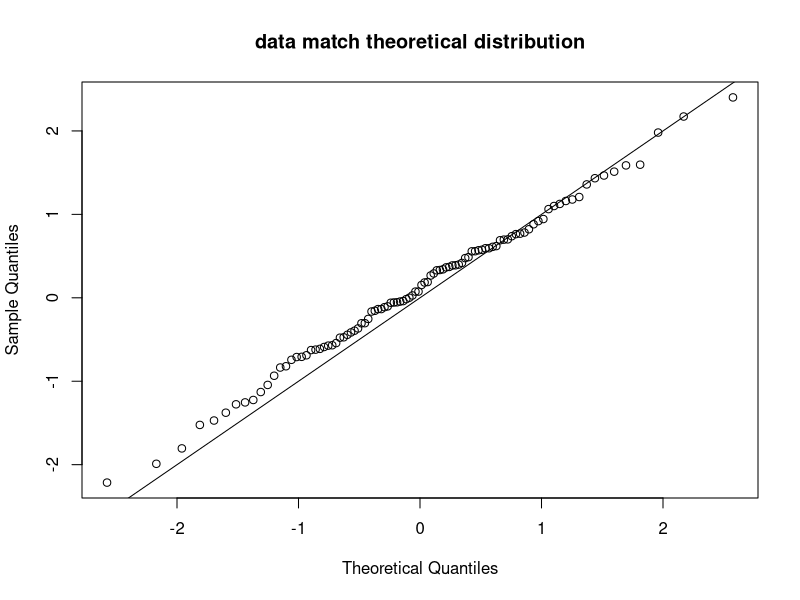
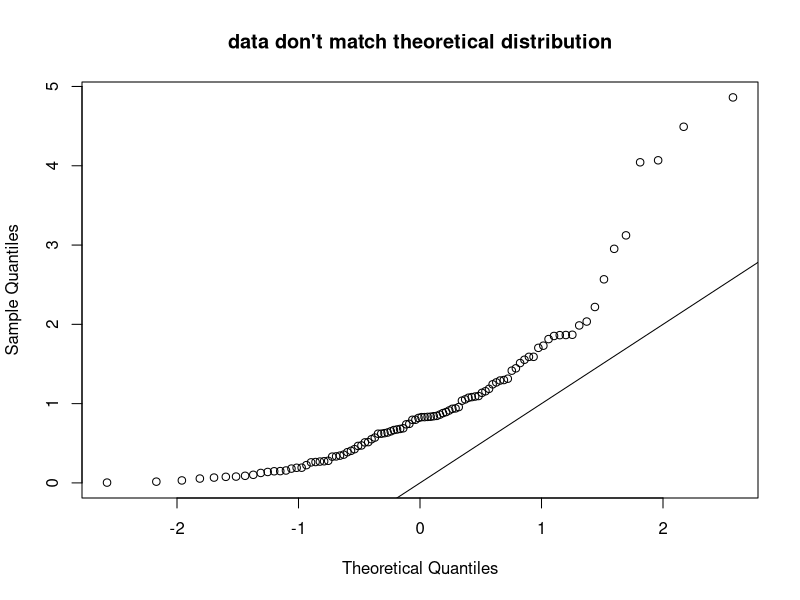
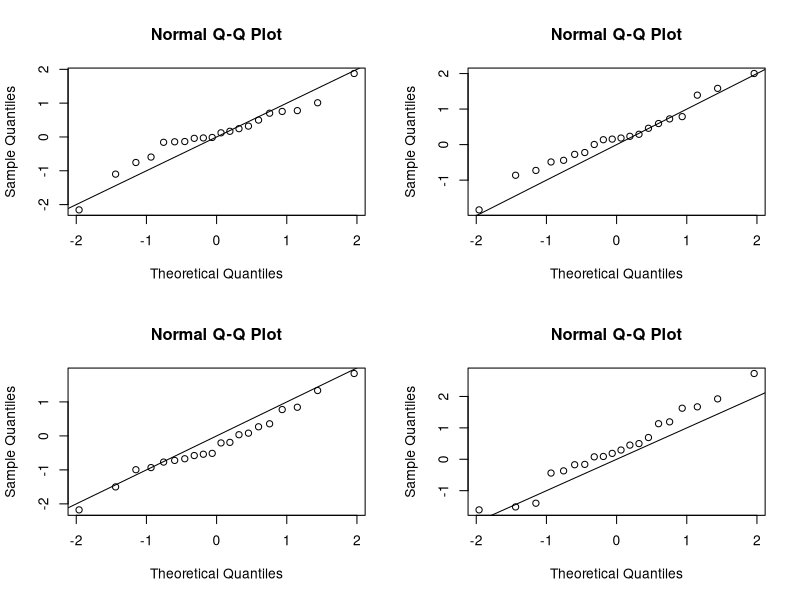
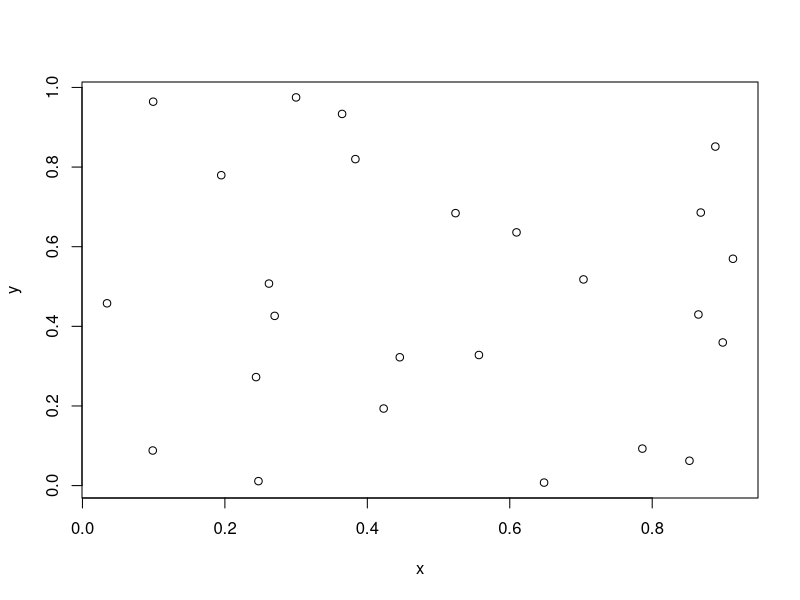
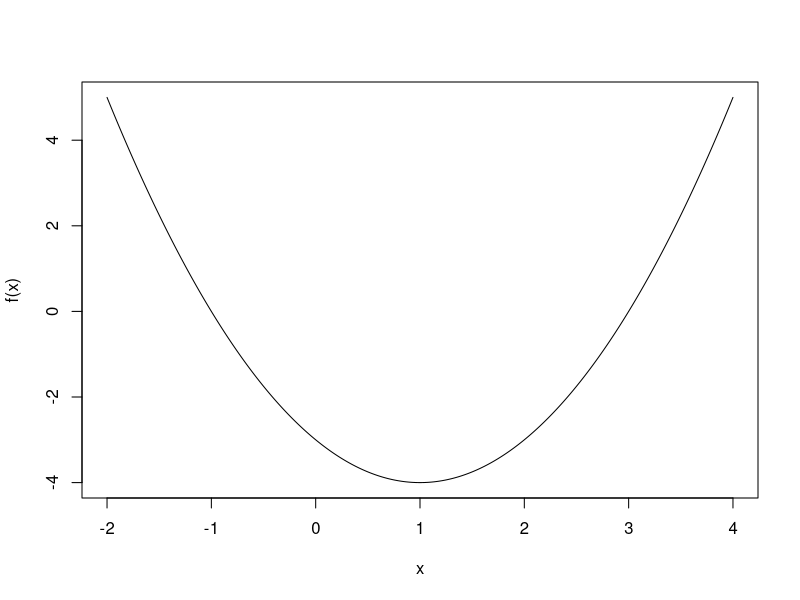

Write the R code that produced these figures, in order. (Note: this script raises an error after producing the figures.)
## ---- chunk 1
#| include: false
# automatically create a bib database for R packages
knitr::write_bib(c(
  .packages(),
  'microbenchmark',
  'pbapply',
  'parallel',
  'future',
  'future.apply'
), 'packages_control_iteration_apply.bib')
## ---- chunk 2
if(!require(microbenchmark, quietly = TRUE)) {
  install.packages("microbenchmark",
                   repos = "https://cran.rstudio.com/")
}
## ---- chunk 3
if(!require(pbapply, quietly = TRUE)) {
  install.packages("pbapply",
                   repos = "https://cran.rstudio.com/")
}
## ---- chunk 4
if(!require(future.apply, quietly = TRUE)) {
  install.packages("future.apply",
                   repos = "https://cran.rstudio.com/")
}
## ---- chunk 5
year <- 1950
## ---- chunk 6
if (year >= 1981 & year <= 1996) {
  generation <- "millennial"
} else if (year >= 1997 & year <= 2012) {
  generation <- "generation z"  
} else if (year >= 2013 & year <= 2025) {
  generation <- "gen alpha"
} else {
  generation <- "other"
}
## ---- chunk 7
generation
## ---- chunk 8
determine_generation <- function(year) {
  if (year >= 1981 & year <= 1996) {
    generation <- "millennial"
  } else if (year >= 1997 & year <= 2012) {
    generation <- "generation z"  
  } else if (year >= 2013 & year <= 2025) {
    generation <- "gen alpha"
  } else {
    generation <- "other"
  }
  return(generation)
}
## ---- chunk 9
determine_generation(1985)
## ---- chunk 10
sound <- function(animal) {
  switch(animal, 
         "dog" = "ruff",
         "cat" = "meow",
         "horse" = "neigh",
         "frog" = "ribbit",
         "cow" = "moo",
         "duck" = "quack",
         "rooster" = "keekarikee",
         "coyote" = "yipp",
         "donkey" = "hee-haw",
         "we don't know what sound this animal makes")
}
## ---- chunk 11
sound("dog")
## ---- chunk 12
sound("duck")
## ---- chunk 13
sound("goose")
## ---- chunk 14
for (i in 1:3) {
  message("The current iterator value is ", i)
}
## ---- chunk 15
for (animal in c("dog", "cat", "coyote")) {
  current_sound <- sound(animal)
  message("The ", animal, " makes the sound ", current_sound, ".")
}
## ---- chunk 16
#| echo: false
#| eval: true
#| output: true
set.seed(1)
qqnorm(rnorm(100), main = "data match theoretical distribution")
abline(0, 1)
## ---- chunk 17
#| echo: false
#| eval: true
#| output: true
set.seed(2)
qqnorm(rexp(100), main = "data don't match theoretical distribution")
abline(0, 1)
## ---- chunk 18
# make example reproducible
set.seed(33)
# create 2x2 plotting grid
par(mfrow = c(2, 2))
# draw normal samples, create q-q plot
for (i in 1:4) {
  # draw 20 values from a N(0, 1) population
  s <- rnorm(20)
  # draw q-q plot for sample using normal distribution
  qqnorm(s)
  # draw reference line
  abline(0, 1)
}
# reset plotting grid to 1x1
par(mfrow = c(1, 1))
## ---- chunk 19
set.seed(1989)
coords <- matrix(runif(50), ncol = 2)
## ---- chunk 20
plot(coords, xlab = "x", ylab = "y")
## ---- chunk 21
nnlist <- vector(mode = "list", length = nrow(coords))
## ---- chunk 22
d <- as.matrix(dist(coords))
## ---- chunk 23
d[3, 17]
## ---- chunk 24
order(c(5, 1, 2, 4))
## ---- chunk 25
order(d[1,])
## ---- chunk 26
od1 <- order(d[1,])
od1[2:4]
## ---- chunk 27
for (i in 1:length(nnlist)) {
  # order the distances associated with the ith location
  odi <- order(d[i, ])
  # extract the 3 nearest neighbors for observation i
  # (not including the location itself)
  nni <- odi[2:4]
  # put the nn of observation i in the ith position of nnlist
  nnlist[[i]] <- nni
}
## ---- chunk 28
nnlist[1:3]
## ---- chunk 29
coords <- cbind(c(1, 4, 2, 5, 3), c(9, 4, 3, 2, 1))
coords
## ---- chunk 30
d <- matrix(nrow = nrow(coords), ncol = nrow(coords))
## ---- chunk 31
# compute distances
for (i in 1:nrow(coords)) {
  for (j in 1:nrow(coords)) {
    d[i, j] <- sqrt((coords[i, 1] - coords[j, 1])^2 + 
                      (coords[i, 2] - coords[j, 2])^2)
  }
}
d # print d
## ---- chunk 32
as.matrix(dist(coords))
## ---- chunk 33
# set iterator
i <- 1
while (i < 4) {
  message("The current iterator value is ", i)
  i <- i + 1
}
## ---- chunk 34
bisect <- function(lower, upper, fun, eps = 0.0001) {
  # make sure our initial lower and upper values produce
  # opposite signs when plugged into fun
  if (fun(lower) * fun(upper) > 0) {
    stop("\nBig yikes!",
         "\nThose starting values are sus.",
         "\nYou need to glow up those values so  that fun(lower) * fun(upper) < 0.")
  }
  # compute m
  m <- (lower + upper)/2
  # determine if we're at (or really close to a root)
  while (abs(fun(m)) > eps) { # if we're not close to a root
    # determine whether a root is below m or above m
    if (fun(m) * fun(lower) < 0) { # if the root is below m
      upper <- m
    } else { # if the root is above m
      lower <- m
    }
    # determine a new candidate for m
    m <- c(lower + upper)/2
  }
  return(m)
}
## ---- chunk 35
f <- function(x) {
  (x - 3) * (x + 1)
}
## ---- chunk 36
xs <- seq(-2, 4, len = 1000)
plot(xs, f(xs), type = "l", xlab = "x", ylab = "f(x)")
## ---- chunk 37
bisect(lower = 2, upper = 5, fun = f)
## ---- chunk 38
bisect(lower = -2, upper = 1, fun = f)
## ---- chunk 39
#| error: true
bisect(lower = -4, upper = 5, fun = f)
## ---- chunk 40
cumsum_loop <- function(x) {
  # create vector of results
  results <- numeric(length(x))
  for (i in 1:length(x)) {
    if (i == 1) {
      results[i] <- x[i]
    } else {
      results[i] <- results[i - 1] + x[i]
    }
  }
  return(results)
}
## ---- chunk 41
cumsum_loop(c(1, 2, 4))
## ---- chunk 42
cumsum(c(1, 2, 4))
## ---- chunk 43
# attach microbenchmark
library(microbenchmark) 
# draw 1000 values from a N(0, 1) distribution
x <- rnorm(1000)
# compute the cumulative sum 100 times using both approaches
cumsum_timings <- microbenchmark(cumsum_loop(x), cumsum(x))
# plot timing results
plot(cumsum_timings)
## ---- chunk 44
#| label: tbl-apply
#| tbl-cap: "A summary of the various `*apply` functions available in R."
#| echo: false
adf <- data.frame(name = c("apply", "lapply", "sapply", "vapply", "tapply", "mapply"), 
                  description = c("Applies a function to the margins of a data frame, matrix, or array.", "Applies a function to each element of a list.", "A version of `lapply` that attempts to simplify the results to a vector, matrix, or array.", "A safer version of `sapply` that returns a pre-specified type of return value.", "Applies a function to a vector or data frame based on the levels of a categorical variable", "A multivariate version of `sapply`."))
knitr::kable(adf)
## ---- chunk 45
mat <- cbind(1:5, 6:10)
mat
## ---- chunk 46
apply(X = mat, MARGIN = 1, FUN = mean)
## ---- chunk 47
apply(mat, 2, mean)
## ---- chunk 48
apply(mat, 2, quantile, prob = 0.8)
## ---- chunk 49
A <- array(1:24, dim = c(3, 2, 4))
A
## ---- chunk 50
apply(A, 1, mean)
## ---- chunk 51
mean(A[1,,])
## ---- chunk 52
apply(A, 3, sum)
## ---- chunk 53
sum(A[,,1])
## ---- chunk 54
apply(A, 1:2, mean)
## ---- chunk 55
mean(A[1, 1, ])
## ---- chunk 56
simple_list <- list(1:10, 11:20)
simple_list
## ---- chunk 57
lapply(simple_list, mean)
## ---- chunk 58
sapply(simple_list, mean)
## ---- chunk 59
simple_list2 <- list(1:3, 4:7)
simple_list2
## ---- chunk 60
add2 <- function(x) {
  x + 2
}
## ---- chunk 61
add2(2:3)
## ---- chunk 62
sapply(simple_list, add2)
## ---- chunk 63
sapply(simple_list2, add2)
## ---- chunk 64
l1 <- list(seq.int(1, 4), seq.int(4, 7))
l1
## ---- chunk 65
l2 <- list(seq(1.5, 4.5, by = 1), seq(4.5, 7.5, by = 1))
l2
## ---- chunk 66
vapply(l1, max, FUN.VALUE = integer(1))
## ---- chunk 67
#| error: true
vapply(l2, max, FUN.VALUE = integer(1))
## ---- chunk 68
vapply(l2, max, FUN.VALUE = double(1))
## ---- chunk 69
bootstrap_ci <- function(x, conf.level = 0.95, B = 1000) {
  # determine alpha
  alpha <- 1 - conf.level
  # compute sample mean of B bootstrap samples
  bstats <- lapply(1:B, FUN = function(i) {
    # draw bootstrap sample
    boot_sample <- sample(x, size = length(x), replace = TRUE)
    # compute sample mean of bootstrap sample
    mean(boot_sample)
  })
  # convert list to vector
  bstats <- unlist(bstats)
  # compute desired quantiles for bootstrap ci
  quantile(bstats, prob = c(alpha/2, 1-alpha/2))
}
## ---- chunk 70
set.seed(43)
x <- c(3.318, 4.940, 5.516, 2.958, 6.098, 6.858, -0.539, 2.544, 4.091, 1.884)
bootstrap_ci(x)
## ---- chunk 71
tapply(X = chickwts$weight, INDEX = chickwts$feed, FUN = mean)
## ---- chunk 72
tapply(X = chickwts$weight, INDEX = chickwts$feed, FUN = summary)
## ---- chunk 73
eruptions <- faithful$eruptions
## ---- chunk 74
breaks <- pretty(eruptions, n = 10)
breaks
## ---- chunk 75
interval_labels <- cut(eruptions, breaks)
head(interval_labels)
## ---- chunk 76
count <- tapply(eruptions, interval_labels, length)
count
## ---- chunk 77
partner1 <- c("PM", "JI", "RX", "HP", "XE")
## ---- chunk 78
partner2 <- c("QN", "AA", "OJ", "DD", "GD")
## ---- chunk 79
mapply(FUN = paste, partner1, partner2, USE.NAMES = FALSE)
## ---- chunk 80
mapply(FUN = paste, partner1, partner2, MoreArgs = list(sep = " + "), USE.NAMES = FALSE)
## ---- chunk 81
mapply(FUN = paste, partner1, partner2, MoreArgs = list(sep = " and "), USE.NAMES = FALSE)
## ---- chunk 82
mapply(FUN = paste, partner1, partner2, list(sep = " and "), FALSE)
## ---- chunk 83
sleep_iterator <- function(i) {
  Sys.sleep(1) # sleep for 1 second
  return(NULL) # return NULL
}
## ---- chunk 84
system.time(lapply(1:6, sleep_iterator))
## ---- chunk 85
library(parallel)
## ---- chunk 86
cl <- makeCluster(getOption("cl.cores", 2))
## ---- chunk 87
system.time(parLapply(cl, 1:6, sleep_iterator))
## ---- chunk 88
library(future.apply)
## ---- chunk 89
plan(multisession, workers = 2)
## ---- chunk 90
system.time(future_lapply(1:6, FUN = sleep_iterator))
## ---- chunk 91
library(pbapply)
## ---- chunk 92
system.time(pblapply(1:6, FUN = sleep_iterator, cl = cl))
